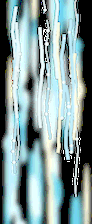
#> input picture assets/creek-cascade-v1.webp, 92 x 224 px
$ python -i scripts_generate_assets.py   (imports and definitions only)
#> lines starting #> are read from the running program, lines starting #| are printed output that depends on the picture
from PIL import Image, ImageDraw, ImageFilter, ImageChops
import os, math, random, json, wave, struct
from pathlib import Path
ROOT=Path('/mnt/data/soul23work/soul-online-alpha')
# [1 line not run here, left out]

def ensure(p): Path(p).mkdir(parents=True, exist_ok=True)
# [4 lines not run here, left out]

def rgba(hexv, a=255):
    hexv=hexv.lstrip('#'); return tuple(int(hexv[i:i+2],16) for i in (0,2,4))+(a,)

def lerp(c1,c2,t): return tuple(int(c1[i]+(c2[i]-c1[i])*t) for i in range(4))

def add_shadow(img, shape_bbox, alpha=90):
    layer=Image.new('RGBA', img.size, (0,0,0,0)); d=ImageDraw.Draw(layer)
    d.ellipse(shape_bbox, fill=(0,0,0,alpha)); layer=layer.filter(ImageFilter.GaussianBlur(5))
    img.alpha_composite(layer)

def glow(img, bbox, color, blur=16, alpha=80, shape='ellipse'):
    layer=Image.new('RGBA', img.size, (0,0,0,0)); d=ImageDraw.Draw(layer)
    if shape=='ellipse': d.ellipse(bbox, fill=color[:3]+(alpha,))
    else: d.rounded_rectangle(bbox, radius=12, fill=color[:3]+(alpha,))
    layer=layer.filter(ImageFilter.GaussianBlur(blur)); img.alpha_composite(layer)

def grad_bg(w,h,c1,c2,c3=None):
#> called with w = 1440, h = 2560, c1 = (6, 9, 12, 255), c2 = (20, 26, 30, 255), c3 = (5, 6, 8, 255)
    img=Image.new('RGBA',(w,h),(0,0,0,255)); pix=img.load()
    for y in range(h):
        t=y/(h-1)
        if c3 and t>0.55:
            tt=(t-0.55)/0.45; col=lerp(c2,c3,tt)
        else:
            tt=t/0.55 if c3 else t; col=lerp(c1,c2,tt)
        for x in range(w): pix[x,y]=col
    return img

# [6 lines left out: function draw_sparkles, not called in this run]

# Tiles 256x128 isometric
TILE= (256,128)
# [35 lines left out: function make_tile, not called in this run]

tiles={
 'grass': ((62,107,55,255),(160,190,98,200),'grass'), 'dirt':((126,89,53,255),(217,170,91,200),'dirt'), 'moss':((40,104,89,255),(110,236,212,190),'crystal'), 'stone':((95,91,83,255),(190,172,130,190),'stone'), 'crystal':((39,46,73,255),(117,230,255,200),'crystal'), 'water':((27,70,93,235),(129,230,255,190),'water'), 'cliff':((45,43,42,255),(120,105,83,180),'cliff'), 'portal':((35,45,55,245),(127,236,255,220),'portal')}
# [1 line not run here, left out]

# Props
def save_prop(img, name):
    for base in [ROOT/'public/assets/soulpack/props', ROOT/'src/assets/2p5d/props']:
        img.save(base/name)

def tree_img(i):
    w,h=256,340; img=Image.new('RGBA',(w,h),(0,0,0,0)); d=ImageDraw.Draw(img)
    add_shadow(img,(52,294,204,326),60)
    trunk_col=(76+random.randint(-10,10),48+random.randint(-8,8),31,255)
    d.polygon([(118,132),(144,132),(154,300),(103,300)], fill=trunk_col)
    d.line((128,145,92,205), fill=(55,35,22,230), width=8)
    d.line((134,160,178,218), fill=(55,35,22,230), width=7)
    colors=[(26,82,56,240),(46,112,62,240),(70,137,70,235),(22,60,72,240)]
    for j in range(18):
        cx=128+random.randint(-58,58); cy=120+random.randint(-80,78); rx=random.randint(42,70); ry=random.randint(28,52)
        d.ellipse((cx-rx,cy-ry,cx+rx,cy+ry), fill=random.choice(colors), outline=(138,170,102,55))
    glow(img,(55,25,205,225),(87,255,190,255),22,26)
    return img
# [3 lines not run here, left out]

# [11 lines left out: function rock_img, not called in this run]
# [2 lines not run here, left out]

# [8 lines left out: function chest_img, not called in this run]
# [1 line not run here, left out]

# [9 lines left out: function torch_img, not called in this run]
# [4 lines not run here, left out]

# Buildings
# [14 lines left out: function building, not called in this run]
builds={'town-hall':((88,75,58,255),(54,63,72,255),(114,231,255,200)), 'blacksmith':((75,67,58,255),(95,54,41,255),(255,118,62,200)), 'storage':((70,66,56,255),(55,75,57,255),(226,185,95,200)), 'shop':((80,58,49,255),(93,42,54,255),(226,185,95,200))}
# [4 lines not run here, left out]

# Character/monster sheets
DIRS=['s','sw','w','nw','n','ne','e','se']
FW,FH=160,240; MFH=200; COLS=48
actions=[('idle',0,4),('walk',4,8),('run',12,8),('attack',20,8),('hit',28,4),('death',32,8),('skill',40,8)]

# [78 lines left out: functions draw_humanoid_frame, make_char_sheet, not called in this run]
# [6 lines not run here, left out]

# Monsters
MW,MH=160,200
monster_pal={
 'slime':((80,205,140),(160,255,210),(26,91,70)), 'wolf':((76,93,108),(164,221,255),(25,36,52)), 'goblin':((88,124,64),(224,160,72),(47,57,34)), 'bear':((86,80,110),(158,132,255),(38,30,60)), 'dragon':((82,40,38),(255,118,60),(38,22,24)), 'imp':((45,38,72),(190,110,255),(23,20,38)), 'golem':((96,116,90),(126,240,212),(55,70,62)), 'wraith':((56,66,88),(170,220,255),(18,22,32)), 'fireDrake':((114,52,32),(255,144,48),(55,22,16)), 'harpy':((68,80,112),(125,224,255),(34,38,62)), 'graveKnight':((78,75,78),(225,188,90),(38,36,42)), 'fieldBoss':((82,62,48),(255,199,88),(40,28,22))}

# [40 lines left out: functions draw_monster_frame, make_monster_sheet, not called in this run]
name_map={'slime':'monster-slime-sheet.png','wolf':'monster-wolf-sheet.png','goblin':'monster-goblin-sheet.png','bear':'monster-bear-sheet.png','dragon':'boss-dragon-sheet.png','imp':'monster-imp-sheet.png','golem':'monster-golem-sheet.png','wraith':'monster-wraith-sheet.png','fireDrake':'monster-firedrake-sheet.png','harpy':'monster-harpy-sheet.png','graveKnight':'monster-grave-knight-sheet.png','fieldBoss':'monster-fieldboss-sheet.png'}
# [4 lines not run here, left out]

# Title and portraits
bg=grad_bg(1440,2560,(6,9,12,255),(20,26,30,255),(5,6,8,255))
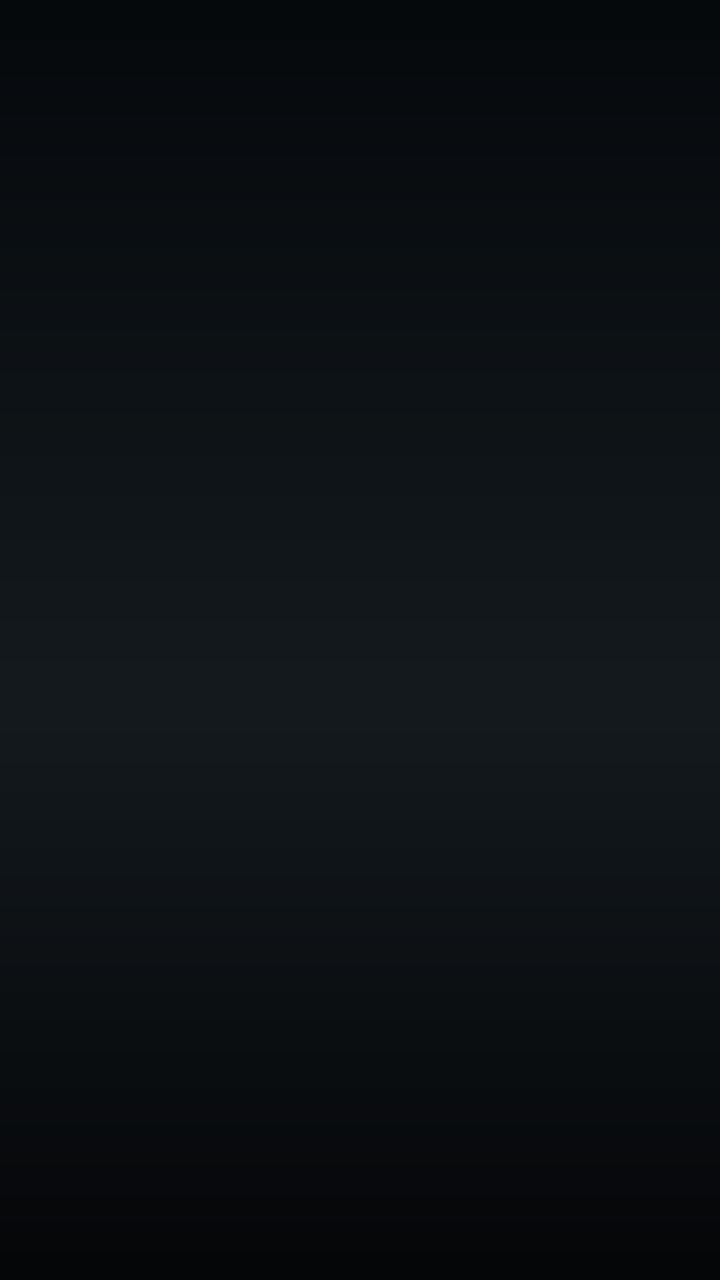
#> bg: PIL image 1440x2560 RGBA (shown at 1/2 size); mean R, G, B, A 12.3, 16.3, 19.6, 255
#> `hero=Image.new('RGBA',(720,1100),(0,0,0,0)); hd=ImageDraw.Draw(hero); ..`: hero: PIL image 720x1100 RGBA; every value is 0
d=ImageDraw.Draw(bg)
# [23 lines not run here, left out]

# Icons, cards, souls, weapons, effects
icon_names=[]
# [33 lines not run here, left out]

manifest={
 'version':'0.23.0','style':'original dark-fantasy 2.5D asset expansion','characters':6,'directions':8,'motions':['idle','walk','run','attack','hit','death','skill'], 'monsters':list(name_map.values()),
 'props':{'trees':10,'rocks':10,'chests':5,'torches':5}, 'buildings':list(builds.keys()), 'icons':icon_names[:60], 'notes':'Original procedural placeholder assets. Replace with hand-painted/pre-rendered files using the same names for production.'}
# [3 lines not run here, left out]

>>> import cv2
>>> picture = cv2.imread('assets/creek-cascade-v1.webp', cv2.IMREAD_GRAYSCALE)
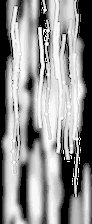
#> picture: shape (224, 92); min 0, max 255, mean 145.2
>>> result = tree_img(picture)
#> in tree_img, `img = Image.new('RGBA', (w, h), (0, 0, 0, 0))`: img: PIL image 256x340 RGBA; every value is 0
#> in add_shadow, `layer = layer.filter(ImageFilter.GaussianBlur(5))`:
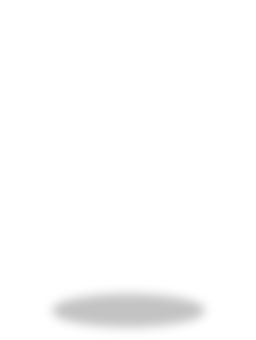
#> layer: PIL image 256x340 RGBA; mean R, G, B, A 0, 0, 0, 2.7; transparent parts drawn white
#> in glow, `layer = layer.filter(ImageFilter.GaussianBlur(blur))`:
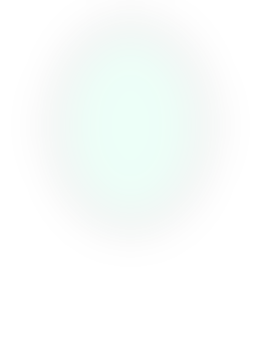
#> layer: PIL image 256x340 RGBA; mean R, G, B, A 23.7, 69.6, 51.9, 7.1; transparent parts drawn white
#> in glow, `img.alpha_composite(layer)`:
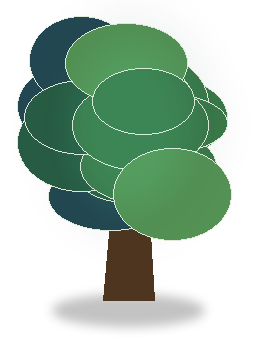
#> img: PIL image 256x340 RGBA; mean R, G, B, A 27.2, 56.8, 35.6, 112.3; transparent parts drawn white

$ run again, on assets/creek-shimmer-v1.webp
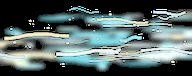
#> input picture assets/creek-shimmer-v1.webp, 192 x 76 px
#> hero: PIL image 720x1100 RGBA; every value is 0
#> `picture = cv2.imread('assets/creek-cascade-v1.webp', cv2.IMREAD_GRAYSC..`:
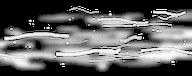
#> picture: shape (76, 192); min 0, max 255, mean 95.2
